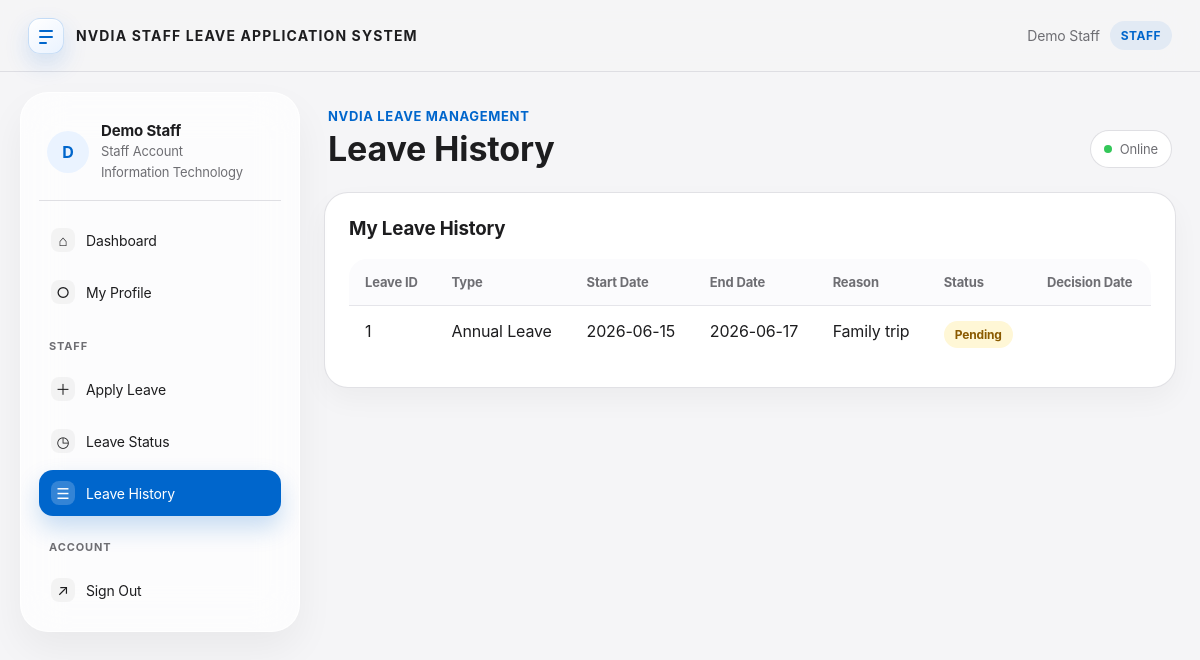
Page /leave_history.php (signed in) on the committed database.
### tables this page shows
CREATE TABLE `staff` (
  `staff_id` int(11) NOT NULL AUTO_INCREMENT,
  `staff_name` varchar(100) NOT NULL,
  `email` varchar(100) NOT NULL,
  `password` varchar(255) NOT NULL,
  `department_id` int(11) NOT NULL,
  `role_id` int(11) NOT NULL,
  `superior_id` int(11) DEFAULT NULL,
  `is_active` tinyint(1) NOT NULL DEFAULT 1,
  `created_at` datetime NOT NULL DEFAULT current_timestamp(),
  `updated_at` datetime NOT NULL DEFAULT current_timestamp() ON UPDATE current_timestamp(),
  PRIMARY KEY (`staff_id`),
  UNIQUE KEY `uk_staff_email` (`email`),
  KEY `idx_staff_department` (`department_id`),
  KEY `idx_staff_role` (`role_id`),
  KEY `idx_staff_superior` (`superior_id`),
  CONSTRAINT `fk_staff_department` FOREIGN KEY (`department_id`) REFERENCES `department` (`department_id`) ON UPDATE CASCADE,
  CONSTRAINT `fk_staff_role` FOREIGN KEY (`role_id`) REFERENCES `role` (`role_id`) ON UPDATE CASCADE,
  CONSTRAINT `fk_staff_superior` FOREIGN KEY (`superior_id`) REFERENCES `staff` (`staff_id`) ON DELETE SET NULL ON UPDATE CASCADE
);

CREATE TABLE `department` (
  `department_id` int(11) NOT NULL AUTO_INCREMENT,
  `department_name` varchar(100) NOT NULL,
  `department_description` varchar(255) DEFAULT NULL,
  PRIMARY KEY (`department_id`),
  UNIQUE KEY `uk_department_name` (`department_name`)
);

CREATE TABLE `leave_application` (
  `leave_id` int(11) NOT NULL AUTO_INCREMENT,
  `staff_id` int(11) NOT NULL,
  `leave_type` enum('Annual Leave','Medical Leave','Emergency Leave','Unpaid Leave') NOT NULL,
  `start_date` date NOT NULL,
  `end_date` date NOT NULL,
  `reason` text NOT NULL,
  `status` enum('Pending','Approved','Rejected') NOT NULL DEFAULT 'Pending',
  `apply_date` date NOT NULL,
  `approved_by` int(11) DEFAULT NULL,
  `decision_date` date DEFAULT NULL,
  `superior_remark` text DEFAULT NULL,
  PRIMARY KEY (`leave_id`),
  KEY `idx_leave_staff` (`staff_id`),
  KEY `idx_leave_approved_by` (`approved_by`),
  KEY `idx_leave_status` (`status`),
  CONSTRAINT `fk_leave_staff` FOREIGN KEY (`staff_id`) REFERENCES `staff` (`staff_id`) ON DELETE CASCADE ON UPDATE CASCADE,
  CONSTRAINT `fk_leave_approved_by` FOREIGN KEY (`approved_by`) REFERENCES `staff` (`staff_id`) ON DELETE SET NULL ON UPDATE CASCADE
);

### leave_history.php (the view, shortened to what this page needs)
<?php
require_once("core.php");
$pageTitle = "Leave History";
renderPageHeader($pageTitle);
$leaveRows = dbSelectAll(
    $conn,
    "SELECT * FROM leave_application WHERE staff_id = ? ORDER BY start_date DESC",
    "i",
    array($current_staff_id)
);
?>
<div class="card">
    <h3>My Leave History</h3>
    <table class="table">
        <tr>
            <th>Leave ID</th>
            <th>Type</th>
            <th>Start Date</th>
            <th>End Date</th>
            <th>Reason</th>
            <th>Status</th>
            <th>Decision Date</th>
        </tr>
        <?php if (count($leaveRows) > 0) { ?>
            <?php foreach ($leaveRows as $row) { ?>
                <tr>
                    <td><?php echo e($row["leave_id"]); ?></td>
                    <td><?php echo e($row["leave_type"]); ?></td>
                    <td><?php echo e($row["start_date"]); ?></td>
                    <td><?php echo e($row["end_date"]); ?></td>
                    <td><?php echo e($row["reason"]); ?></td>
                    <td><span class="<?php echo e(getStatusClass($row["status"])); ?>"><?php echo e($row["status"]); ?></span></td>
                    <td><?php echo e($row["decision_date"]); ?></td>
                </tr>
            <?php } ?>
        <?php } else { ?>
            <tr>
                <td colspan="7">No leave history found.</td>
            </tr>
        <?php } ?>
    </table>
</div>
<?php renderPageFooter(); ?>

### core.php (shortened to what this page needs)
<?php
$DB_HOST = "localhost";
$DB_USER = "root";
$DB_PASS = "";
$DB_NAME = "las_db";
$COMPANY_NAME = "NVDIA";
$SYSTEM_NAME = $COMPANY_NAME . " Staff Leave Application System";
$conn = mysqli_connect($DB_HOST, $DB_USER, $DB_PASS, $DB_NAME);
mysqli_set_charset($conn, "utf8mb4");
function bindPreparedParams($stmt, $types, $params) {
    $refs = array();
    $refs[] = $types;
    foreach ($params as $key => $value) {
        $refs[] = &$params[$key];
    }
    return call_user_func_array(array($stmt, "bind_param"), $refs);
}
function dbExecute($conn, $sql, $types = "", $params = array()) {
    $stmt = mysqli_prepare($conn, $sql);
    if (!bindPreparedParams($stmt, $types, $params)) {
        mysqli_stmt_close($stmt);
        return false;
    }
    if (!mysqli_stmt_execute($stmt)) {
        mysqli_stmt_close($stmt);
        return false;
    }
    return $stmt;
}
function dbSelectOne($conn, $sql, $types = "", $params = array()) {
    $stmt = dbExecute($conn, $sql, $types, $params);
    $result = mysqli_stmt_get_result($stmt);
    $row = $result ? mysqli_fetch_assoc($result) : null;
    return $row;
}
function dbSelectAll($conn, $sql, $types = "", $params = array()) {
    $stmt = dbExecute($conn, $sql, $types, $params);
    $result = mysqli_stmt_get_result($stmt);
    $rows = array();
    if ($result) {
        while ($row = mysqli_fetch_assoc($result)) {
            $rows[] = $row;
        }
    }
    return $rows;
}
function e($value) {
    return htmlspecialchars((string)$value, ENT_QUOTES, "UTF-8");
}
function refreshCurrentUserSession($conn) {
    $staff_id = (int)$_SESSION["staff_id"];
    $row = dbSelectOne(
        $conn,
        "SELECT s.staff_id, s.staff_name, s.email, s.department_id, d.department_name, r.role_id, r.role_name
         FROM staff s
         INNER JOIN `role` r ON s.role_id = r.role_id
         INNER JOIN department d ON s.department_id = d.department_id
         WHERE s.staff_id = ? AND s.is_active = 1
         LIMIT 1",
        "i",
        array($staff_id)
    );
}
refreshCurrentUserSession($conn);
$current_staff_id = isset($_SESSION["staff_id"]) ? (int)$_SESSION["staff_id"] : 0;
$current_staff_name = $_SESSION["staff_name"] ?? "";
$current_role = $_SESSION["role"] ?? "";
$current_department_name = $_SESSION["department_name"] ?? "";
function getStatusClass($status) {
    return "badge badge-pending";
}
function renderPageHeader($pageTitle = "") {
    global $COMPANY_NAME, $SYSTEM_NAME, $current_staff_name, $current_role, $current_department_name;
    $currentFile = basename($_SERVER["PHP_SELF"]);
    $profileInitial = $current_staff_name != "" ? strtoupper(substr($current_staff_name, 0, 1)) : "U";
?>
<!DOCTYPE html>
<html lang="en">
<head>
    <link rel="stylesheet" href="style.css">
</head>
<body>
<header class="global-header">
    <div class="global-brand">
        <div class="logo-mark" aria-hidden="true"><span></span></div>
        <div class="global-title"><?php echo e(strtoupper($SYSTEM_NAME)); ?></div>
    </div>
    <div class="global-user">
        <span><?php echo e($current_staff_name); ?></span>
        <strong><?php echo e(strtoupper($current_role)); ?></strong>
    </div>
</header>
<div class="app-shell">
    <aside class="sidebar">
        <div class="sidebar-profile">
            <div class="profile-circle"><?php echo e($profileInitial); ?></div>
            <div>
                <h3><?php echo e($current_staff_name); ?></h3>
                <p><?php echo e(ucfirst($current_role)); ?> Account</p>
                <p class="help-text"><?php echo e($current_department_name); ?></p>
            </div>
        </div>
        <nav class="menu">
            <a class="<?php if ($currentFile == 'dashboard.php') echo 'active'; ?>" href="dashboard.php"><span class="nav-icon">⌂</span>Dashboard</a>
            <a class="<?php if ($currentFile == 'update_staff.php') echo 'active'; ?>" href="update_staff.php"><span class="nav-icon">○</span>My Profile</a>
            <?php if ($current_role == "staff" || $current_role == "admin") { ?>
                <div class="menu-section">Staff</div>
                <a class="<?php if ($currentFile == 'apply_leave.php') echo 'active'; ?>" href="apply_leave.php"><span class="nav-icon">＋</span>Apply Leave</a>
                <a class="<?php if ($currentFile == 'leave_status.php') echo 'active'; ?>" href="leave_status.php"><span class="nav-icon">◷</span>Leave Status</a>
                <a class="<?php if ($currentFile == 'leave_history.php') echo 'active'; ?>" href="leave_history.php"><span class="nav-icon">☰</span>Leave History</a>
            <?php } ?>
            <div class="menu-section">Account</div>
            <a href="logout.php"><span class="nav-icon">↗</span>Sign Out</a>
        </nav>
    </aside>
    <main class="main-content">
        <div class="page-heading">
            <div>
                <p class="eyebrow"><?php echo e($COMPANY_NAME); ?> Leave Management</p>
                <h1><?php echo e($pageTitle); ?></h1>
            </div>
            <div class="status-dot-card"><span></span>Online</div>
        </div>
<?php
}
function renderPageFooter() {
?>
    </main>
</div>
</body>
</html>
<?php
}
?>

### rows in the picture
staff: department.department_name "Information Technology"
leave_application: leave_id "1", leave_type "Annual Leave", start_date "2026-06-15", end_date "2026-06-17", reason "Family trip", status "Pending"

### other values in the picture
$SYSTEM_NAME "NVDIA STAFF LEAVE APPLICATION SYSTEM"
$current_staff_name "Demo Staff"
$current_role "STAFF"
$profileInitial "D"
$current_role "Staff"
$COMPANY_NAME "NVDIA"
$pageTitle "Leave History"
